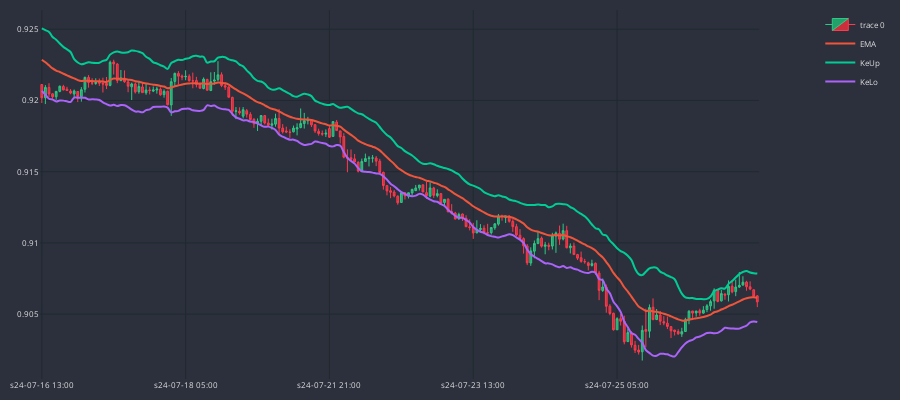

The notebook cell this image was saved under:
### Code cell
df_plot = df_an.iloc[-200:]
cp = CandlePlot(df_plot, candles=True)
cp.show_plot(line_traces=['EMA', 'KeUp', 'KeLo'])

### Figure 1 — Plotly figure (JSON) as saved in the notebook; plotly's stock layout.template omitted (floating-point values rounded to 4 significant figures; data arrays with more than 128 entries replaced by an {"elided": "..."} marker saying what was removed)
{"data": [{"close": {"elided": "200 float values"}, "decreasing": {"fillcolor": "#CC2E3C", "line": {"color": "#FF3A4C"}}, "high": {"elided": "200 float values"}, "increasing": {"fillcolor": "#24A06B", "line": {"color": "#2EC886"}}, "line": {"width": 1}, "low": {"elided": "200 float values"}, "opacity": 1, "open": {"elided": "200 float values"}, "type": "candlestick", "x": {"elided": "200 str values"}}, {"line": {"shape": "spline", "width": 2}, "name": "EMA", "type": "scatter", "x": {"elided": "200 str values"}, "xaxis": "x", "y": {"elided": "200 float values"}, "yaxis": "y"}, {"line": {"shape": "spline", "width": 2}, "name": "KeUp", "type": "scatter", "x": {"elided": "200 str values"}, "xaxis": "x", "y": {"elided": "200 float values"}, "yaxis": "y"}, {"line": {"shape": "spline", "width": 2}, "name": "KeLo", "type": "scatter", "x": {"elided": "200 str values"}, "xaxis": "x", "y": {"elided": "200 float values"}, "yaxis": "y"}], "layout": {"font": {"color": "#e1e1e1", "size": 8}, "height": 400, "margin": {"b": 10, "l": 10, "r": 10, "t": 10}, "paper_bgcolor": "#2c303c", "plot_bgcolor": "#2c303c", "width": 900, "xaxis": {"anchor": "y", "domain": [0, 0.94], "gridcolor": "#1f292f", "nticks": 5, "rangeslider": {"visible": false}}, "yaxis": {"anchor": "x", "domain": [0, 1], "gridcolor": "#1f292f"}, "yaxis2": {"anchor": "x", "gridcolor": "#1f292f", "overlaying": "y", "side": "right"}}}
